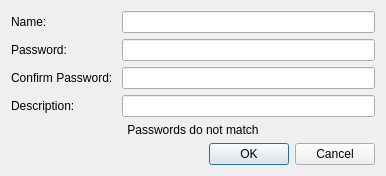
<?xml version="1.0" encoding="UTF-8"?>
<ui version="4.0">
 <class>dialogComputer</class>
 <widget class="QDialog" name="dialogComputer">
  <property name="geometry">
   <rect>
    <x>0</x>
    <y>0</y>
    <width>386</width>
    <height>165</height>
   </rect>
  </property>
  <property name="windowTitle">
   <string>Computer</string>
  </property>
  <property name="inputMethodHints">
   <set>Qt::ImhHiddenText|Qt::ImhNoAutoUppercase|Qt::ImhNoPredictiveText</set>
  </property>
  <layout class="QGridLayout" name="gridLayout_2">
   <item row="0" column="0">
    <layout class="QGridLayout" name="gridLayout">
     <item row="0" column="0">
      <widget class="QLabel" name="label">
       <property name="text">
        <string>Name:</string>
       </property>
      </widget>
     </item>
     <item row="0" column="1">
      <widget class="QLineEdit" name="editName"/>
     </item>
     <item row="2" column="1">
      <widget class="QLineEdit" name="editPassword">
       <property name="echoMode">
        <enum>QLineEdit::Password</enum>
       </property>
      </widget>
     </item>
     <item row="2" column="0">
      <widget class="QLabel" name="label_2">
       <property name="text">
        <string>Password:</string>
       </property>
      </widget>
     </item>
     <item row="3" column="1">
      <widget class="QLineEdit" name="editConfirmPassword">
       <property name="inputMethodHints">
        <set>Qt::ImhHiddenText|Qt::ImhNoAutoUppercase|Qt::ImhNoPredictiveText</set>
       </property>
       <property name="echoMode">
        <enum>QLineEdit::Password</enum>
       </property>
      </widget>
     </item>
     <item row="3" column="0">
      <widget class="QLabel" name="label_3">
       <property name="text">
        <string>Confirm Password: </string>
       </property>
      </widget>
     </item>
     <item row="4" column="1">
      <widget class="QLineEdit" name="editDescription"/>
     </item>
     <item row="4" column="0">
      <widget class="QLabel" name="label_4">
       <property name="text">
        <string>Description:</string>
       </property>
      </widget>
     </item>
     <item row="5" column="0" colspan="2">
      <widget class="QLabel" name="labelWarning">
       <property name="text">
        <string>Passwords do not match</string>
       </property>
       <property name="alignment">
        <set>Qt::AlignCenter</set>
       </property>
      </widget>
     </item>
    </layout>
   </item>
   <item row="1" column="0">
    <widget class="QDialogButtonBox" name="buttonBox">
     <property name="orientation">
      <enum>Qt::Horizontal</enum>
     </property>
     <property name="standardButtons">
      <set>QDialogButtonBox::Cancel|QDialogButtonBox::Ok</set>
     </property>
    </widget>
   </item>
  </layout>
 </widget>
 <resources/>
 <connections>
  <connection>
   <sender>buttonBox</sender>
   <signal>accepted()</signal>
   <receiver>dialogComputer</receiver>
   <slot>accept()</slot>
   <hints>
    <hint type="sourcelabel">
     <x>248</x>
     <y>254</y>
    </hint>
    <hint type="destinationlabel">
     <x>157</x>
     <y>274</y>
    </hint>
   </hints>
  </connection>
  <connection>
   <sender>buttonBox</sender>
   <signal>rejected()</signal>
   <receiver>dialogComputer</receiver>
   <slot>reject()</slot>
   <hints>
    <hint type="sourcelabel">
     <x>316</x>
     <y>260</y>
    </hint>
    <hint type="destinationlabel">
     <x>286</x>
     <y>274</y>
    </hint>
   </hints>
  </connection>
 </connections>
</ui>
